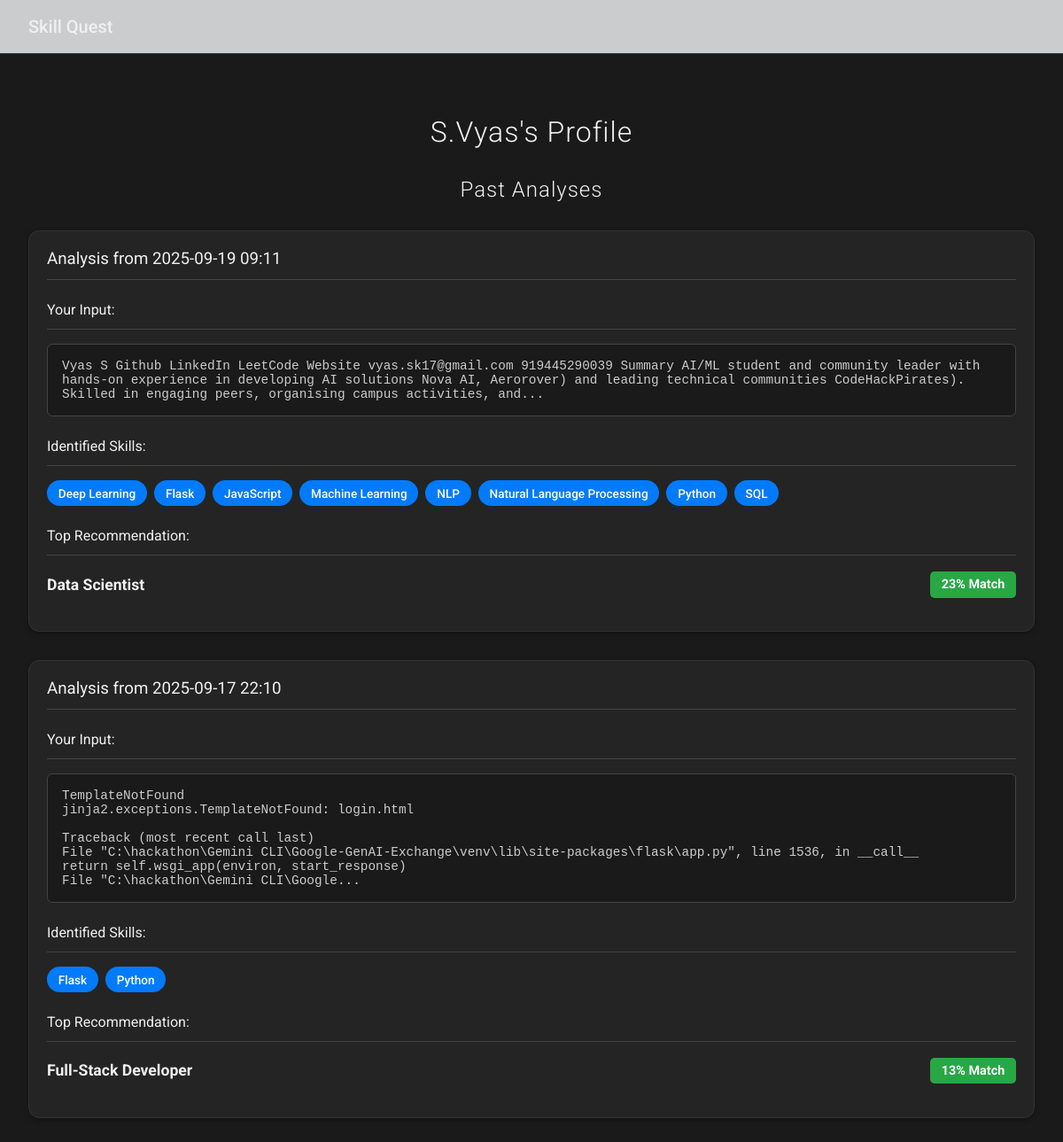
The app's page /profile (signed in) with its own data.
### app.py (models this page shows, shortened)
class User(db.Model, UserMixin):
    id = db.Column(db.Integer, primary_key=True)
    username = db.Column(db.String(20), unique=True, nullable=False)
    password_hash = db.Column(db.String(60), nullable=False)

class Analysis(db.Model):
    id = db.Column(db.Integer, primary_key=True)
    user_id = db.Column(db.Integer, db.ForeignKey('user.id'), nullable=False)
    user_input = db.Column(db.Text, nullable=False)
    analysis_results = db.Column(db.JSON, nullable=False)
    timestamp = db.Column(db.DateTime, nullable=False, default=datetime.utcnow)
    author = db.relationship('User', backref=db.backref('analyses', lazy=True))

### app.py (the view)
@app.route('/profile')
@login_required
def profile():
    past_analyses = Analysis.query.filter_by(user_id=current_user.id).order_by(Analysis.timestamp.desc()).all()
    return render_template('profile.html', analyses=past_analyses, title="My Profile")

### app.py (called while the page is built)
@login_manager.user_loader
def load_user(user_id):
    return db.session.get(User, int(user_id))

### templates/profile.html
{% extends "base.html" %}
{% block content %}
<div class="profile-container">
    <h1>{{ current_user.username }}'s Profile</h1>
    <h2>Past Analyses</h2>
    {% if analyses %}
        <div class="analysis-history">
            {% for analysis in analyses %}
            <a href="{{ url_for('view_analysis', analysis_id=analysis.id) }}" class="analysis-card-link">
                <div class="career-card analysis-card">
                    <div class="analysis-header">
                        <h3>Analysis from {{ analysis.timestamp.strftime('%Y-%m-%d %H:%M') }}</h3>
                    </div>
                    <div class="analysis-body">
                        <h4>Your Input:</h4>
                        <pre class="input-preview">{{ analysis.user_input[:300] }}{% if analysis.user_input|length > 300 %}...{% endif %}</pre>
                        <h4>Identified Skills:</h4>
                        <div class="skills-container">
                            {% for skill in analysis.analysis_results.user_skills %}
                                <span class="skill-tag-user">{{ skill }}</span>
                            {% endfor %}
                        </div>
                        <h4>Top Recommendation:</h4>
                        {% if analysis.analysis_results.recommendations and analysis.analysis_results.recommendations|length > 0 %}
                            {% set top_rec = analysis.analysis_results.recommendations[0] %}
                            <p class="top-rec-summary">
                                <strong>{{ top_rec.career.title }}</strong>
                                <span class="match-score">{{ (top_rec['score'] * 100) | int }}% Match</span>
                            </p>
                        {% else %}
                            <p>No recommendations were generated for this analysis.</p>
                        {% endif %}
                    </div>
                </div>
            </a>
            {% endfor %}
        </div>
    {% else %}
        <p>You have no past analyses. Go to the <a href="{{ url_for('index') }}">home page</a> to get started!</p>
    {% endif %}
</div>
{% endblock %}

### static/style.css (style rules this page uses)
:root { --bg-primary: #1a1a1a; --bg-secondary: #242424; --bg-tertiary: #333; --text-primary: #f0f0f0; --text-secondary: #ccc; --text-muted: #aaa; --border-color: #333; --border-color-strong: #444; --accent-primary: #007bff; --accent-primary-hover: #0056b3; --accent-secondary: #00aaff; --accent-success: #28a745; --accent-warning: #e89f23; --accent-warning-text: #1a1a1a; --accent-danger: #ff4d4d; --shadow-color: rgba(0, 0, 0, 0.3); --shadow-color-light: rgba(0, 0, 0, 0.2); --shadow-color-focus: rgba(0, 123, 255, 0.25); --spinner-track: #444; --spinner-overlay-bg: rgba(26, 26, 26, 0.85); }
body { font-family: "Roboto", -apple-system, BlinkMacSystemFont, "Segoe UI", Helvetica, Arial, sans-serif; margin: 0; background-color: var(--bg-primary); color: var(--text-primary); transition: background-color 0.3s; }
.summary-card, .career-card { background-color: var(--bg-secondary); border: 1px solid var(--border-color); border-radius: 12px; padding: 20px; margin-bottom: 16px; box-shadow: 0 2px 6px var(--shadow-color); transition: transform 0.2s ease-in-out, box-shadow 0.2s ease-in-out; text-align: left; }
.summary-card h2, .career-card h3, .career-card h4 { margin-top: 0; border-bottom: 1px solid var(--border-color-strong); padding-bottom: 0.75rem; margin-bottom: 1rem; font-weight: 400; }
.skills-container { display: flex; flex-wrap: wrap; gap: 0.5rem; margin-bottom: 1.5rem; }
.skill-tag-user, .skill-tag-gap { padding: 0.4rem 0.8rem; border-radius: 15px; font-size: 0.85rem; font-weight: 500; }
.skill-tag-user { background-color: var(--accent-primary); color: #fff; }
.match-score { background-color: var(--accent-success); color: #fff; padding: 0.4rem 0.8rem; border-radius: 5px; font-weight: bold; font-size: 0.9rem; white-space: nowrap; }
.profile-container { max-width: 1200px; margin: 2rem auto; padding: 1rem 2rem; animation: fadeInUp 0.6s ease-out; }
.profile-container h1, .profile-container h2 { text-align: center; font-weight: 300; letter-spacing: 1px; margin-bottom: 2rem; }
.analysis-card-link { text-decoration: none; color: inherit; display: block; }
.analysis-card { margin-bottom: 2rem; }
.analysis-card h4 { margin-top: 1.5rem; border-bottom: 1px solid var(--border-color-strong); padding-bottom: 0.75rem; margin-bottom: 1rem; font-weight: 400; }
.input-preview { background-color: var(--bg-primary); padding: 1rem; border-radius: 6px; border: 1px solid var(--border-color-strong); white-space: pre-wrap; word-break: break-word; font-family: monospace; font-size: 0.9rem; color: var(--text-secondary); }
.top-rec-summary { display: flex; justify-content: space-between; align-items: center; font-size: 1.1rem; }

### records on screen
User: username "S.Vyas"
Analysis: timestamp "2025-09-19 09:11", user_input "Vyas S Github LinkedIn LeetCode Website vyas.sk17@gmail.com 919445290039 Summary AI/ML student and community leader with hands-on experience in developing AI solutions Nova AI, Aerorover) and leading technical communities CodeHackPirates). Skilled in engaging peers, organising campus activities, and", user_skills "Deep Learning" "Flask" "JavaScript" "Machine Learning" "NLP" "Natural Language Processing" "Python" "SQL", career "Data Scientist", score "23"
Analysis: timestamp "2025-09-17 22:10", user_input "TemplateNotFound jinja2.exceptions.TemplateNotFound: login.html Traceback (most recent call last) File \"C:\\hackathon\\Gemini CLI\\Google-GenAI-Exchange\\venv\\lib\\site-packages\\flask\\app.py\", line 1536, in __call__ return self.wsgi_app(environ, start_response) File \"C:\\hackathon\\Gemini CLI\\Google", user_skills "Flask" "Python", career "Full-Stack Developer", score "13"
